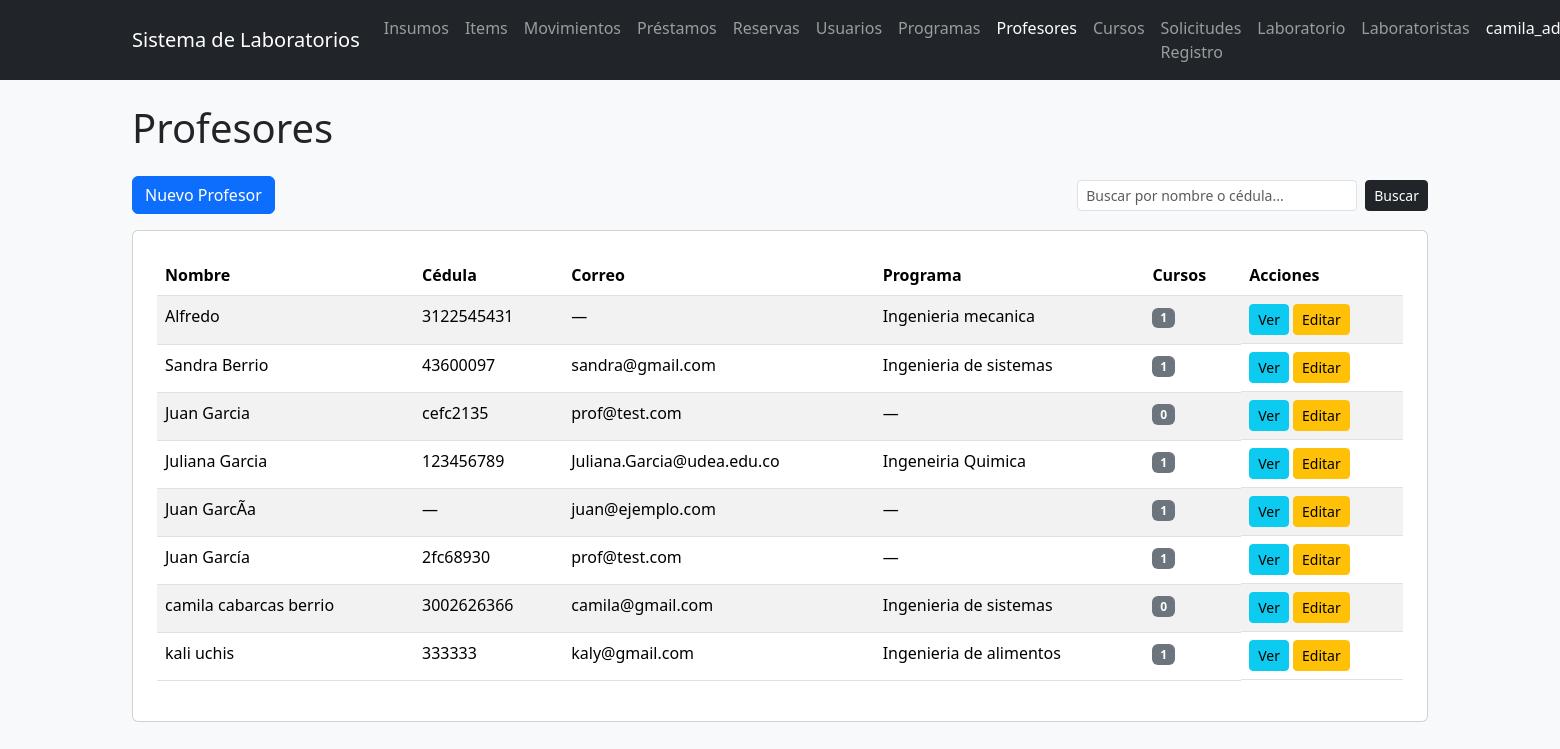
The page /usuarios/profesores/ (signed in) on the database as committed earlier.
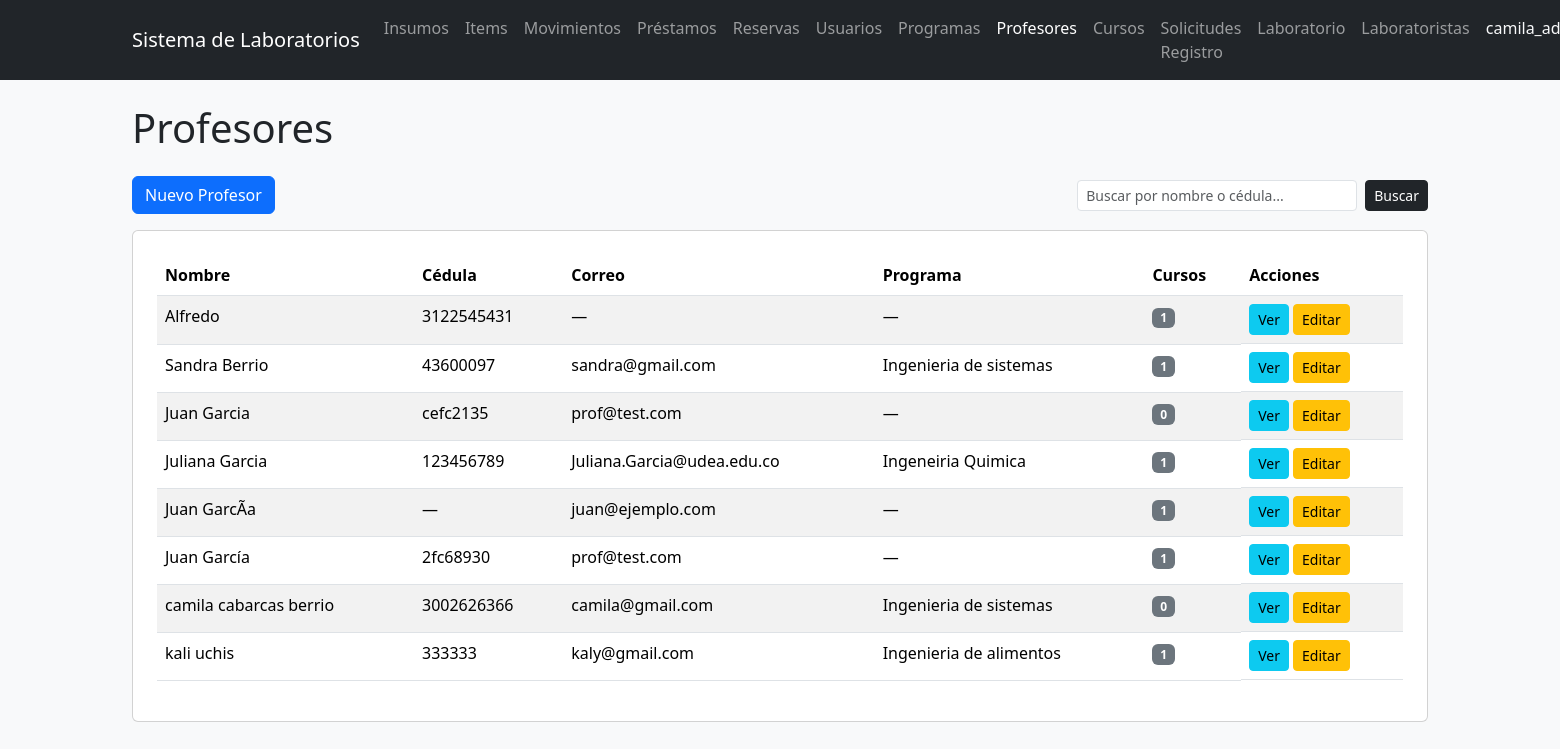
The same page on the database as committed later.
### users/models.py (models this page shows, shortened)
class Usuario(AbstractUser):
    codigo = models.CharField(max_length=50, unique=True, blank=True)
    programa = models.CharField(max_length=100, blank=True)
    rol = models.ForeignKey(
        Rol,
        on_delete=models.CASCADE,
        null=True,
        blank=True
    )

### users/views.py (the view, shortened to what this page needs)
# urls.py: path('profesores/', lista_profesores, name='lista_profesores'),
@rol_requerido('Administrador', 'Encargado')
def lista_profesores(request):
    q = request.GET.get('q', '').strip()
    profesores = Usuario.objects.filter(rol__nombre='Docente').order_by('last_name', 'first_name')
    return render(request, 'usuarios/lista_profesores.html', {
        'profesores': profesores,
        'q': q,
    })

### config/context_processors.py (called while the page is built)
def notificaciones_admin(request):
    if not request.user.is_authenticated:
        return {}
    try:
        rol = request.user.rol.nombre
    except Exception:
        return {}
    if rol not in ('Administrador', 'Encargado'):
        return {}
    from solicitudes.models import SolicitudRegistroProfesor, SolicitudRegistroCurso
    return {
        'notif_profesores': SolicitudRegistroProfesor.objects.filter(
            estado='pendiente'
        ).count(),
        'notif_cursos': SolicitudRegistroCurso.objects.filter(
            estado='pendiente',
            solicitud_profesor__estado='aprobada'
        ).count(),
    }

### templates/usuarios/lista_profesores.html (shortened to what this page needs)
{% extends 'base_general.html' %}
{% block contenido %}
<h1 class="mb-4">Profesores</h1>
<div class="d-flex justify-content-between align-items-center mb-3">
    <a href="/usuarios/profesores/crear/" class="btn btn-primary">Nuevo Profesor</a>
    <form method="GET" class="d-flex gap-2">
        <input type="text" name="q" value="{{ q }}" class="form-control form-control-sm"
               placeholder="Buscar por nombre o cédula..." style="width: 280px;">
        <button type="submit" class="btn btn-dark btn-sm">Buscar</button>
    </form>
</div>
<div class="card p-4">
    <div class="table-responsive">
        <table class="table table-striped">
            <thead>
                <tr>
                    <th>Nombre</th>
                    <th>Cédula</th>
                    <th>Correo</th>
                    <th>Programa</th>
                    <th>Cursos</th>
                    <th>Acciones</th>
                </tr>
            </thead>
            <tbody>
                {% for profesor in profesores %}
                <tr>
                    <td>{{ profesor.get_full_name|default:profesor.username }}</td>
                    <td>{{ profesor.codigo|default:"—" }}</td>
                    <td>{{ profesor.email|default:"—" }}</td>
                    <td>{{ profesor.programa|default:"—" }}</td>
                    <td>
                        <span class="badge bg-secondary">{{ profesor.curso_set.count }}</span>
                    </td>
                    <td class="d-flex gap-1">
                        <a href="/usuarios/profesores/{{ profesor.id }}/"
                           class="btn btn-info btn-sm">Ver</a>
                        <a href="/usuarios/profesores/{{ profesor.id }}/editar/"
                           class="btn btn-warning btn-sm">Editar</a>
                    </td>
                </tr>
                {% empty %}
                <tr>
                    <td colspan="6" class="text-center text-muted py-3">
                        No se encontraron profesores{% if q %} con "{{ q }}"{% endif %}.
                    </td>
                </tr>
                {% endfor %}
            </tbody>
        </table>
    </div>
</div>
{% endblock %}

Rows that differ between the two databases and show on the page:
changed Usuario "Alfredo": programa "Ingenieria mecanica" → "—"
